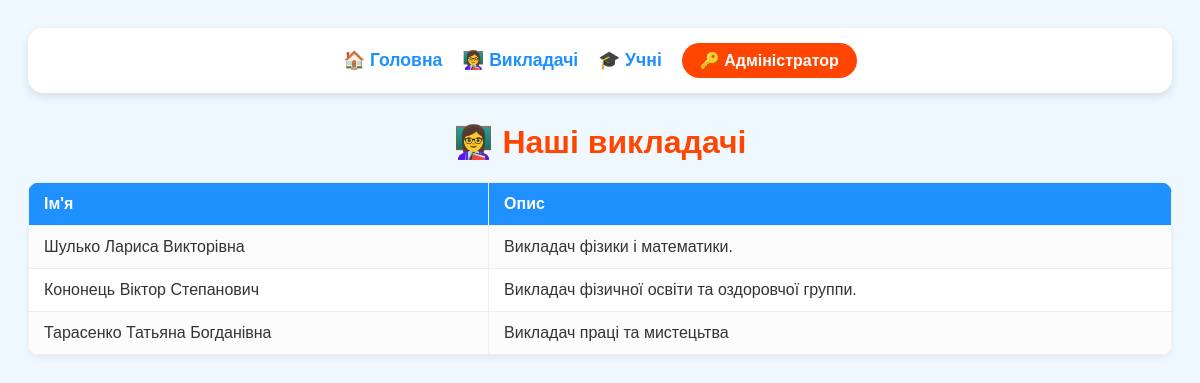
Screenshot of /teachers/ with the database file from the repository.
### school_admin/models/teacher.py (models this page shows, shortened)
class Teacher(models.Model):
    last_name = models.CharField(max_length=100, verbose_name="Прізвище")
    first_name = models.CharField(max_length=100, verbose_name="Ім'я")
    middle_name = models.CharField(max_length=100, verbose_name="По батькові")
    description = models.TextField(verbose_name="Характеристики")
    class Meta:
        verbose_name = "Викладач"
        verbose_name_plural = "Викладачі"

### school_admin/views.py (the view)
# urls.py: path('teachers/', views.teacher_list, name='teacher_list'),
def teacher_list(request):
    if request.method == 'POST' and request.user.is_staff:
        form = TeacherForm(request.POST)
        if form.is_valid():
            form.save()
            return redirect('teacher_list')
    teachers = Teacher.objects.all()
    form = TeacherForm() if request.user.is_staff else None
    return render(request, 'school_admin/teachers.html', {
        'teachers': teachers,
        'form': form
    })

### school_admin/templates/school_admin/teachers.html (shortened to what this page needs)
{% extends "school_admin/base.html" %}
{% block content %}
<h1>👩‍🏫 Наші викладачі</h1>
<table>
    <tr><th>Ім'я</th><th>Опис</th>{% if user.is_staff %}<th>Дії</th>{% endif %}</tr>
    {% for t in teachers %}
    <tr>
        <td>{{ t.last_name }} {{ t.first_name }} {{ t.middle_name|default:"" }}</td>
        <td>{{ t.description }}</td>
    </tr>
    {% endfor %}
</table>
{% endblock %}

### school_admin/templates/school_admin/base.html (style rules this page uses)
body { font-family: 'Comic Sans MS', cursive, sans-serif; background: #f0f8ff; padding: 20px; color: #333; }
table { width: 100%; border-collapse: collapse; background: white; border-radius: 12px; overflow: hidden; margin-top: 20px; box-shadow: 0 4px 6px rgba(0,0,0,0.05); }
th, td { padding: 12px 15px; border: 1px solid #eee; text-align: left; }
th { background: #1e90ff; color: white; }
tr:nth-child(even) { background-color: #fcfcfc; }
h1 { text-align: center; color: #ff4500; }

### rows the page displays
Teacher: last_name "Шулько", first_name "Лариса", middle_name "Викторівна", description "Викладач фізики і математики."
Teacher: last_name "Кононець", first_name "Віктор", middle_name "Степанович", description "Викладач фізичної освіти та оздоровчої группи."
Teacher: last_name "Тарасенко", first_name "Татьяна", middle_name "Богданівна", description "Викладач праці та мистецьтва"
